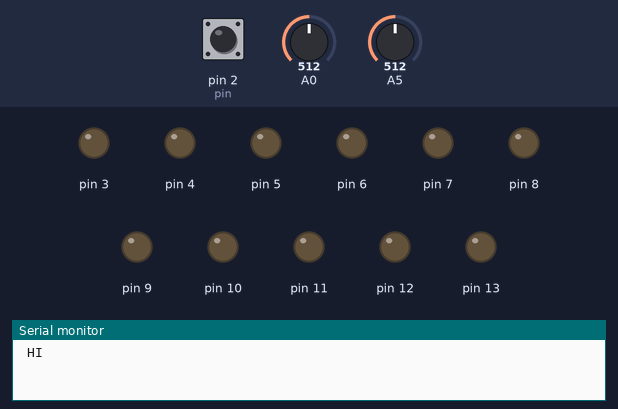
A sketch run on a simulated Arduino Uno, built with avr-gcc and run on an emulated ATmega328P. On the bench: output pins drawn as LEDs (lit = HIGH), the last lines printed to the serial monitor. The inputs (shaded band) are chosen by the test bench; at power-on: pin 2 (pin) HIGH, A0 = 512, A5 = 512.

Above: at 1.2 s.
1.3 s: pin 2 (pin) pulled LOW for 0.15 s
At 4.2 s:
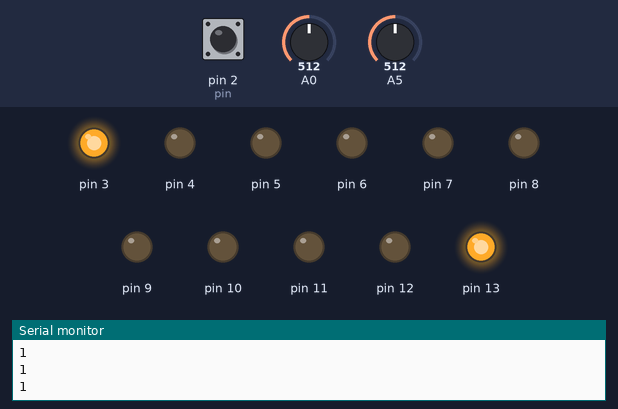
4.4 s: pin 2 (pin) pulled LOW for 1 s
8.4 s: pin 2 (pin) pulled LOW for 0.15 s
At 11.3 s:
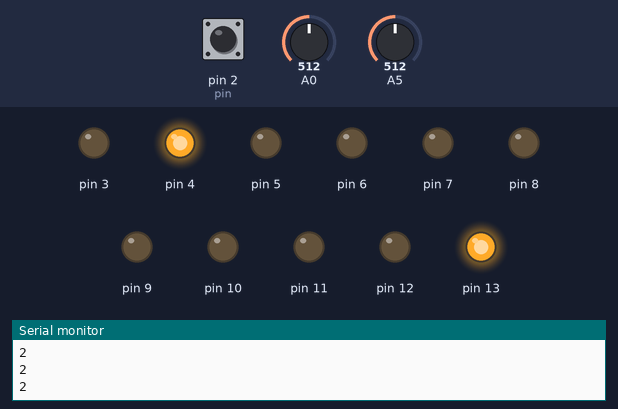
11.5 s: pin 2 (pin) pulled LOW for 3.2 s
At 16.82 s:
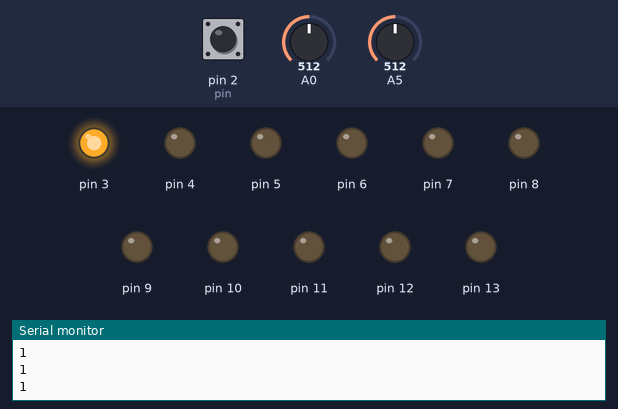
Timing chart, 0 to 18.7 s (numbered marks = the images above; inputs shaded):
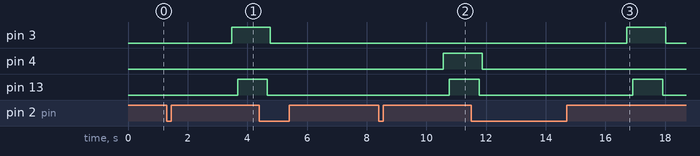

Measured:
- after the input at 1.3 s, pin 3: LOW → HIGH after 2.2 s; pin 13: LOW → HIGH after 2.4 s
- after the input at 8.4 s, pin 3: stays LOW (without the input it goes to HIGH after 0.39 s); pin 4: LOW → HIGH after 2.2 s
- after the input at 11.5 s, pin 3: LOW → HIGH after 5.2 s, → LOW 1.3 s later

The sketch:

Telephone2.ino
```cpp
int Count = 0;
int Count1 = 0;
int pin = 2; //define interrupt pin to 2
int x = 0;
int flag = 0;
int flag2 = 0;
int flag3 =0;
unsigned long StopdialMillis = 0;

int endCount =0;

void setup() {
Serial.begin(9600);
Serial.println (" HI");
pinMode(pin, INPUT_PULLUP);
for(int i=3; i < 14; i++){
 pinMode(i, OUTPUT);
}
attachInterrupt(digitalPinToInterrupt(pin), Flag, RISING);
}

void Flag(){ //ISR function
  flag=1;
}
void loop() {
   for(int i=3; i < Count+2; i++){ // turn off lower leds
      digitalWrite (i, LOW); // (i, LOW);
  }
  if( Count > Count1 ){
  Serial.println (Count);
  //digitalWrite (Count+2, HIGH); // highest led lit ATTN: don't execute here because circuit opens and no higher count will be registered than the calling line number
  }
  Count1 = Count;
    if (flag == 1 ){
      delay(20); // for debounce
    count();
    flag=0;
  }

  if (millis() - StopdialMillis > 2000 && Count > 0 && Count <7){
    endCount = Count;
   Serial.println (endCount);
   detachInterrupt(digitalPinToInterrupt(pin)); // avoid interrupts here
    Ring(); // at this point, Count +2 is highest pin and is low, line RING position
   attachInterrupt(digitalPinToInterrupt(pin), Flag, RISING);
    }
  }

void count(){ //count function

        x = digitalRead(pin); //first thing phone is off hook
        if (x == 1){
        Count++; //count after every while
        StopdialMillis= millis();
        Serial.println(Count);
}
}

void Ring(){

  while(endCount != 0){
    digitalWrite( Count+2, HIGH); // switch line from DC to AC ring.
    delay(200);
    digitalWrite ( 13, HIGH); // Ring power on (DC off)
    delay(1000); // Ringing 2 seconds
    digitalWrite( 13, LOW); // Ring power off (DC on)
    delay(100);
    digitalWrite( Count+2, LOW); // switch line from AC to DC
    unsigned long stMillis = millis();
    while(millis() -stMillis < 2000 ){
      int z = analogRead( Count + 13); // Pin 3 is associated with A0 (pin 14)
      if (z < 700){ //off hook (answer) is 614 newer phone, and 483 candlestick phone [3.00v vs. 2.36v] This using INA210, not 6N317
        Count = 0;
        endCount = 0;
        Serial.println(z);
      }
    }
  }
 }
```
